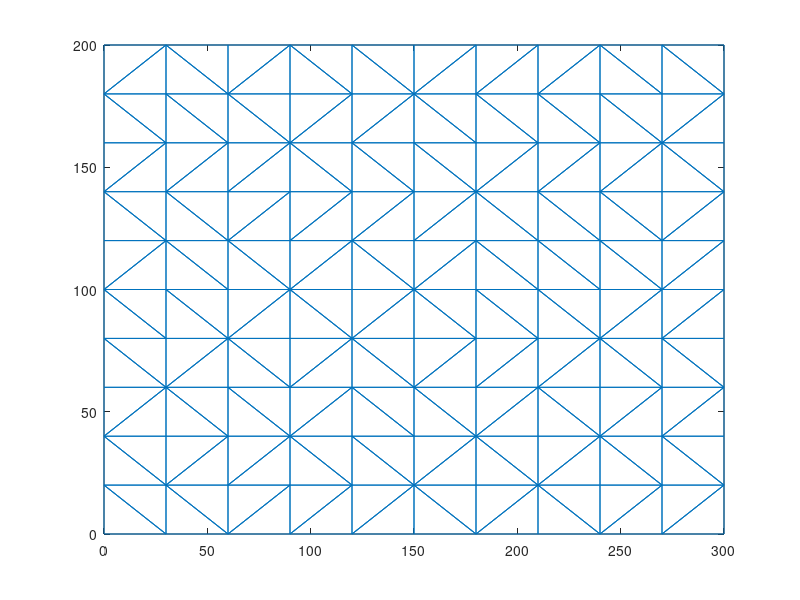

The MATLAB source for this figure: (Note: this script raises an error after producing the figure.)
clc, clear
% 定义节点数
% numNodes = 70;
%
% % 生成随机的边
% numEdges = 140;
% s = zeros(1, numEdges);
% t = zeros(1, numEdges);
%
% while true
%
%     for i = 1:numEdges
%
%         while true
%             s(i) = randi(numNodes);
%             t(i) = randi(numNodes);
%
%             if s(i) ~= t(i) && ...
%                     ~any((s(1:i - 1) == s(i) & t(1:i - 1) == t(i)) | ...
%                     (s(1:i - 1) == t(i) & ...
%                     t(1:i - 1) == s(i))) % 确保起始节点和目标节点不同，避免自环，且边不重复
%                 break;
%             end
%
%         end
%
%     end
%
%     % 创建图
%     G = graph(s, t);
%
%     % 检查是否有孤立的节点
%     if all(degree(G) > 0)
%         break; % 如果所有的节点都不是孤立的，那么退出循环
%     end
%
% end
%
% % 绘制图
% plot(G, 'Layout', 'force');
%%
%输入已知数据
NDof = 2; %每个结点的自由度数
iopt = 1; %平面应力问题
E = 2.06e5; %材料弹性模量
v = 0.3; %材料泊松比
t = 10; %板厚度

num_x = 11; % x坐标划分为11个结点
num_y = 11; % y坐标划分为11个结点

% 定义结点坐标
x = linspace(0, 300, num_x); % x坐标，从0到300，共11*n个点
y = linspace(0, 200, num_y); % y坐标，从0到200，共11*n个点

% 生成网格
[X, Y] = meshgrid(x, y);

% 将2D网格坐标转换为列向量
X = X(:);
Y = Y(:);

% 使用delaunay函数生成三角形网格
tri = delaunay(X, Y);

% 绘制三角形网格
triplot(tri, X, Y);

% 更新Coords和Elems数组
Coords = [X Y];
Elems = tri;
nrdof = [1 1 0; %结点自由度约束
         1 2 0;
         num_y 1 0;
         num_y 2 0;
         num_y * (num_x - 1) + 1 2 0];
% 更新结点总数和单元总数
NNodes = size(Coords, 1); %结点总数
NElems = size(Elems, 1); %单元总数
dof = gendof(Elems, NDof); %生成单元自由度数据
rdof = genbc(nrdof, NDof); %生成自由度约束向量
%% 图划分
% 1）创建邻接矩阵：首先，需要创建一个邻接矩阵来表示元素之间的接口
% 可以通过检查每个元素的节点来实现这一点：
% 如果两个元素共享一个或多个节点，那么它们就有一个接口。
% 初始化邻接矩阵
adjacency_matrix = zeros(NElems, NElems);
% 填充邻接矩阵
for i = 1:NElems

    for j = 1:NElems
        % 如果两个元素共享一个或多个节点，那么它们就有一个接口
        if i ~= j && any(ismember(Elems(i, :), Elems(j, :)))
            adjacency_matrix(i, j) = 1;
        end

    end

end

G = graph(adjacency_matrix);
%% 随机图生成完毕，接下来划分子图
%谱聚类（Spectral Clustering）
% 计算图的拉普拉斯矩阵
D = diag(degree(G));
A = adjacency(G);
L = D - A;

% 计算拉普拉斯矩阵的前k个最小的特征向量
numSubgraphs = 4;
[V, ~] = eigs(L, numSubgraphs, 'smallestreal');

% 对特征向量进行k-means聚类
idx = kmeans(V, numSubgraphs);

% 绘制划分后的图
figure;
plot(G, 'MarkerSize', 10, 'NodeCData', idx, 'Layout', 'force');

%% 聚类结果投影到原来的板子上
colors = ['r', 'g', 'b', 'c', 'm', 'y', 'k'];

% 绘制Delaunay三角剖分
triplot(tri, X, Y);

hold on;

% 对每个聚类进行迭代
for i = unique(idx)'
    % 获取当前聚类的点
    triangles = tri(idx == i, :);

    % 绘制当前聚类的点
    triplot(triangles, X, Y, 'Color', colors(mod(i, length(colors)) + 1));
    % 计算每个三角单元的中心
    centers = (X(tri(:, 1)) + X(tri(:, 2)) + X(tri(:, 3))) / 3;
    centersY = (Y(tri(:, 1)) + Y(tri(:, 2)) + Y(tri(:, 3))) / 3;

    % 在每个三角单元的中心添加文本
    for i = 1:size(tri, 1)
        text(centers(i), centersY(i), num2str(i), 'FontSize', 8);
    end

end

hold off;
%% Functions

% 位移约束定义的自动转换函数
function [bc] = genbc (Nbc, NDof)
    bc(:, 1) = NDof * (Nbc(:, 1) - 1) + Nbc(:, 2); %由结点总体号及自由度号计算总体自由度编号
    bc(:, 2) = Nbc(:, 3); %自由度约束值
    size(bc) % 5*2
end

% 单元总体结点连接关系表生成单元总体自由度向量
function [Dof] = gendof(Elems, NDof)
    [NElems, NENodes] = size(Elems); % NElems单元总数，NENodes单个单元总体结点总数
    Dof = zeros(NElems, NENodes * NDof);

    for i = 1:NElems

        for j = 1:NENodes
            Dof(i, NDof * j - [NDof - 1:-1:0]) = NDof * Elems(i, j) - [NDof - 1:-1:0];
        end

    end

end
